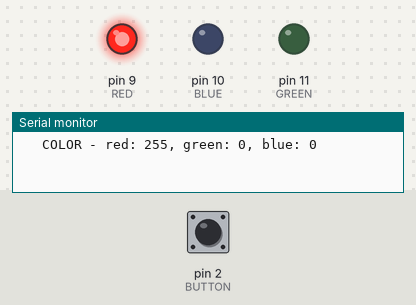
This sketch was run on a simulated Arduino Uno, built with avr-gcc and run on an emulated ATmega328P. On the bench: output pins drawn as LEDs (lit = HIGH), the last lines printed to the serial monitor. Inputs (shaded band) come from the test bench; at power-on: pin 2 (BUTTON) LOW.

Above: at 1.2 s.
1.3 s: pin 2 (BUTTON) pulled HIGH for 0.15 s
At 2.4 s:
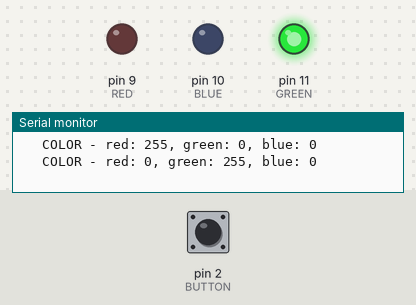
2.9 s: pin 2 (BUTTON) pulled HIGH for 1 s
At 3.6 s:
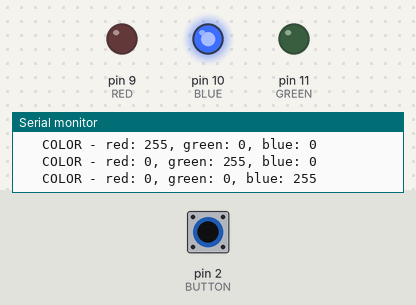
5.4 s: pin 2 (BUTTON) pulled HIGH for 3.2 s
At 6.7 s:
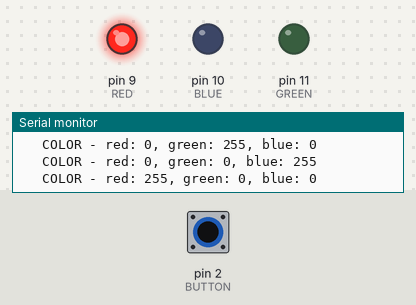
Timing chart, 0 to 8.4 s (numbered marks = the images above; inputs shaded):
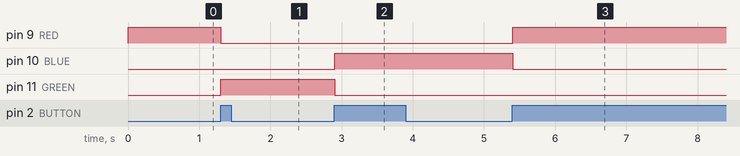

Measured:
- after the input at 1.3 s, pin 9 (RED): HIGH → LOW at once; pin 11 (GREEN): LOW → HIGH at once
- after the input at 2.9 s, pin 10 (BLUE): LOW → HIGH at once; pin 11 (GREEN): HIGH → LOW at once
- after the input at 5.4 s, pin 9 (RED): LOW → HIGH at once; pin 10 (BLUE): HIGH → LOW at once

The sketch:

light-test.ino
```cpp
int RED   = 9;
int GREEN = 11;
int BLUE  = 10;

int BUTTON = 2;

int RED_I   = 0;
int GREEN_I = 1;
int BLUE_I  = 2;

int color[] = {255,0,0};

int is_bounce() {
   static unsigned long last_interrupt_time = 0;
   unsigned long interrupt_time = millis();
   // If interrupts come faster than 200ms, assume it's a bounce and ignore
   if (interrupt_time - last_interrupt_time <= 200) {
     return 1;
   }
   last_interrupt_time = interrupt_time;
   return 0;
}

void printColor() {
  Serial.print("   COLOR - red: ");
  Serial.print(color[0]);
  Serial.print(", green: ");
  Serial.print(color[1]);
  Serial.print(", blue: ");
  Serial.print(color[2]);
  Serial.println();
}

void button_pressed() {
  if (is_bounce()) return;

  if (color[RED_I] > 0) {
    color[RED_I]   = 0;
    color[GREEN_I] = 255;
    color[BLUE_I]  = 0;
  } else if (color[GREEN_I] > 0) {
    color[RED_I]   = 0;
    color[GREEN_I] = 0;
    color[BLUE_I]  = 255;
  } else {
    color[RED_I]   = 255;
    color[GREEN_I] = 0;
    color[BLUE_I]  = 0;
  }
  printColor();
}

void setup() {
  Serial.begin(9600);
  pinMode(RED,    OUTPUT);
  pinMode(GREEN,  OUTPUT);
  pinMode(BLUE,   OUTPUT);

  pinMode(BUTTON, INPUT);
  attachInterrupt(digitalPinToInterrupt(BUTTON), button_pressed, RISING);

  printColor();
}

void loop() {
  analogWrite(RED, color[0]);
  analogWrite(GREEN, color[1]);
  analogWrite(BLUE, color[2]);

  delay(100);
}
```
